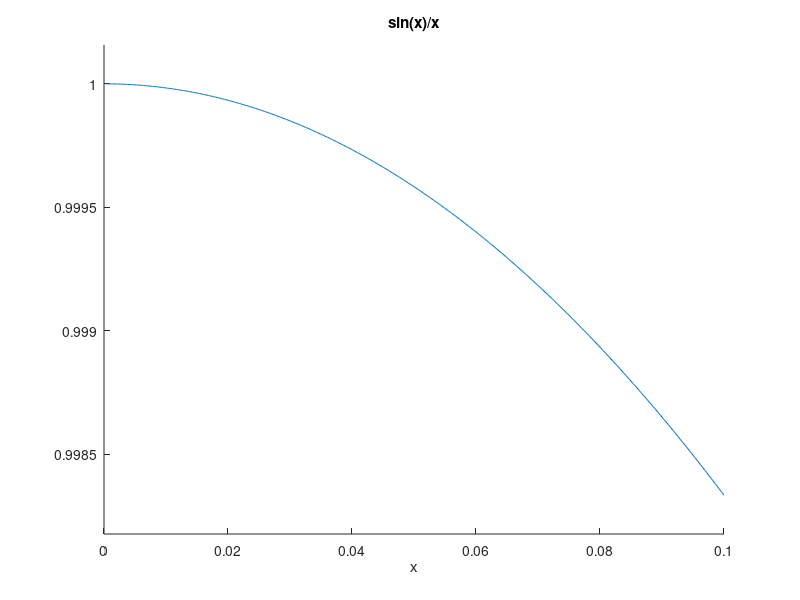
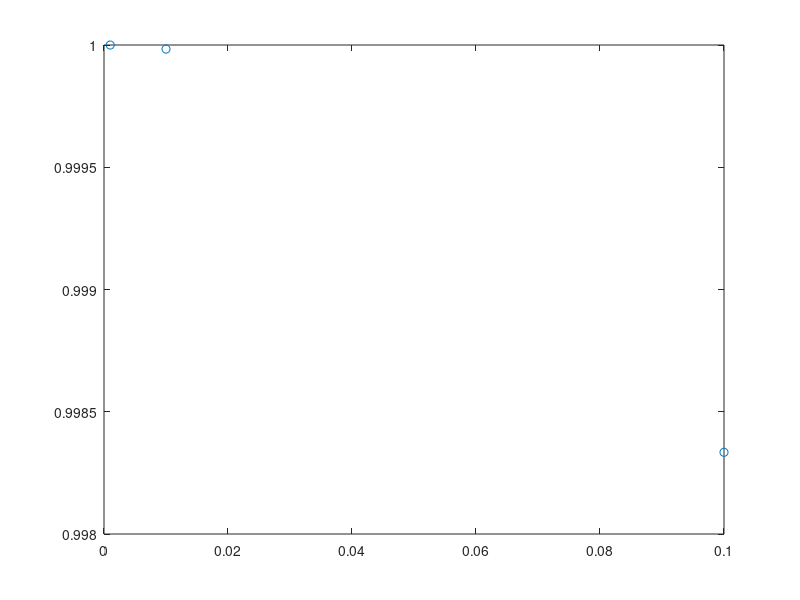

The MATLAB script that drew these images, in order:
% Remove old variable definitions
clear all

% Remove old graphics windows
close all

% Solution to Problem Set A, Problem 2

% Turn on 15 digit display
format long

% Define the vector of values of the independent variable
x = [0.1, 0.01, 0.001]

% Compute the desired values
y = sin(x)./x

% These values illustrate the fact that the limit of
% sin(x)/x as x approached 0 is equal to 1
hold on
figure(1)
ezplot('sin(x)/x', [0 0.1])
figure(2)
plot(x, y, 'o')
hold off